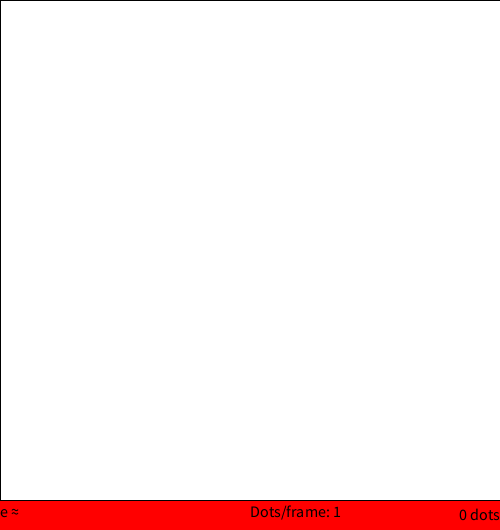
Frame 1 (no input)
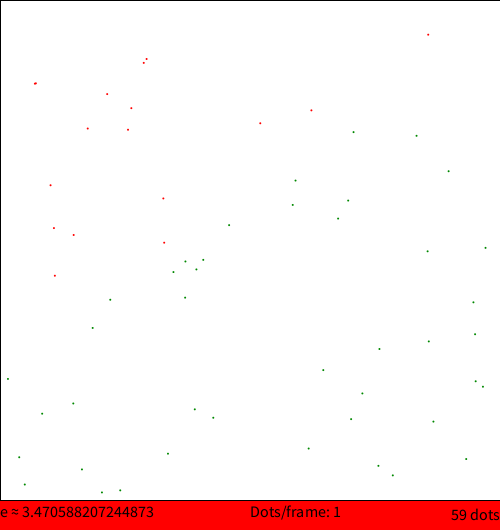
Frame 60 (the mouse pressed at the canvas centre just before this capture)
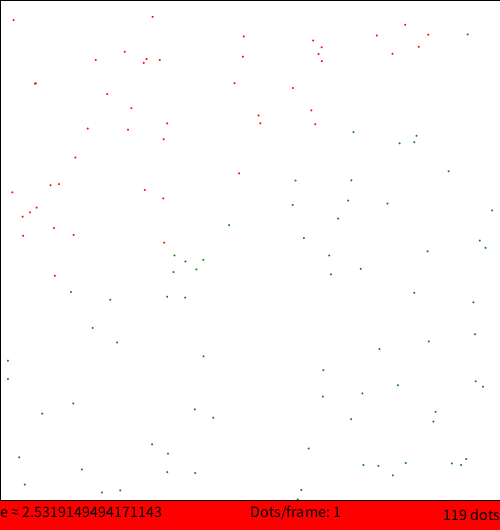
Frame 120 (the mouse held since frame 60 and released just before this capture)

The Processing sketch that drew these frames (run headless with seeded random() and noise(); from frame 60 on, the mouse is pressed at the canvas centre):

// Processing sketch: processing_97991
// ── processing_97991.pde

ArrayList<PVector> dots;
int dotsIn, speed;
final PVector origin = new PVector(0, 0);
boolean paused;

void setup() {
  size(500, 530);
  dots = new ArrayList<PVector>();
  dotsIn = 0;
  speed=1;
  paused = false;
  textSize(16);
}

void draw() {
  background(0xFFFF0000);
  textAlign(LEFT, BOTTOM);
  fill(0);
  double eApprox=1;
  if(dots.size()!=0)
    eApprox=1.0*dots.size()/(dots.size()-dotsIn);
  text("e \u2248 " + (dots.isEmpty()?"":eApprox), 0, height-10);
  text("Dots/frame: " + ((int)speed), width/2, height-10);
  textAlign(RIGHT);
  text(""+dots.size() + " dots", width, height-10);
  fill(255);
  stroke(0);
  rect(0, 0, 500, 500);

  for (PVector dot: dots) {
    fill((exp(dot.x)>=dot.y*exp(1)?0xFF008800:0xFFFF0000));
    noStroke();
    ellipse(dot.x*width, width*(1-dot.y), 2, 2);
  }
  if (paused) {
    fill(0);
    textAlign(LEFT, TOP);
    text("PAUSED", 0, 0);
  } 
  else
    for (int i = 0; i < speed; i++) {
      PVector newDot = new PVector(random(1), random(1));
      if (exp(newDot.x)>=newDot.y*exp(1)) dotsIn++;
      dots.add(newDot);
    }
}

void keyPressed() {
  if (key == 'r' || key == 'R') {
    dots = new ArrayList<PVector>();
    dotsIn=0;
  } 
  else if (key == '+' || key=='=') {
    speed++;
  }
  else if (key == '-'||key=='_') {
    speed--;
    if (speed<1)speed=1;
  }
  else if (key == 'p' || key == 'P')
    paused = !paused;
}
